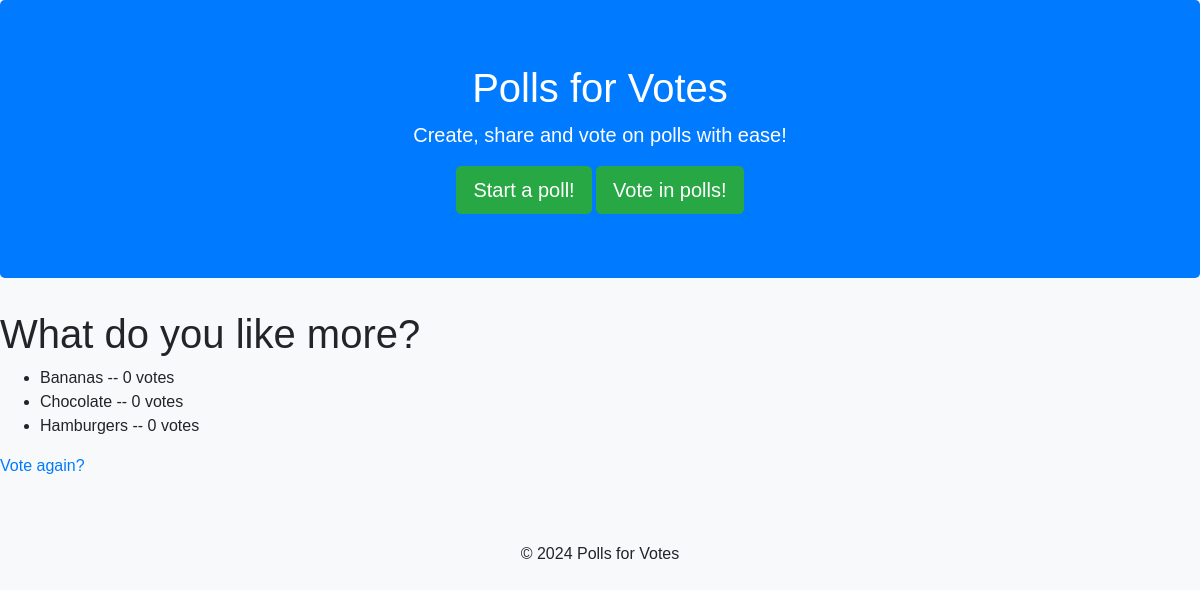
Page /10/results/ on the committed database.
### polls/models.py (models this page shows, shortened)
class Question(models.Model):
    question_text = models.CharField(max_length=200)
    pub_date = models.DateTimeField("date published")

class Choice(models.Model):
    question = models.ForeignKey(Question, on_delete=models.CASCADE)
    choice_text = models.CharField(max_length=200)
    votes = models.IntegerField(default=0)

### polls/views.py (the view)
# urls.py: path("<int:pk>/results/", views.ResultsView.as_view(), name="results"),
class ResultsView(generic.DetailView):
    model = Question
    template_name = "polls/results.html"

### polls/templates/polls/results.html (shortened to what this page needs)
{% extends "polls/base_template.html" %}
{% block content %}
<h1>{{ question.question_text }}</h1>
<ul>
{% for choice in question.choice_set.all %}
    <li>{{ choice.choice_text }} -- {{ choice.votes }} vote{{ choice.votes|pluralize }}</li>
{% endfor %}
</ul>
<a href="{% url 'polls:detail' question.id %}">Vote again?</a>
{% endblock %}

### polls/static/polls/css/style.css (style rules this page uses)
body { //background: white url("images/background.jpg") no-repeat; }
body { font-family: Arial, sans-serif; background-color: #f8f9fa; }

### rows in the picture
Question: question_text "What do you like more?"
Choice: choice_text "Bananas", votes "0"
Choice: choice_text "Chocolate", votes "0"
Choice: choice_text "Hamburgers", votes "0"
